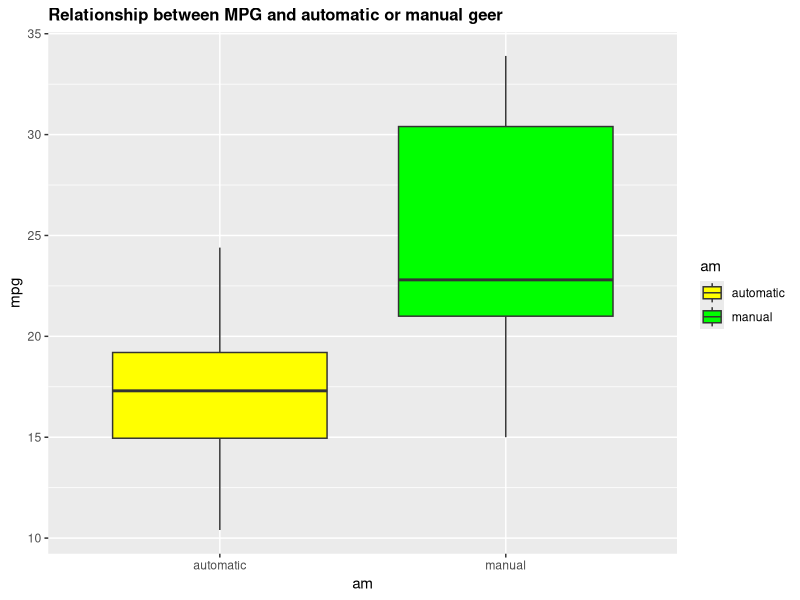

R code for this plot:
## ---- chunk 1
knitr::opts_chunk$set(echo = TRUE)
## ---- chunk 2
library(ggplot2)
library(GGally)
library(dplyr)
library(ggfortify)

data("mtcars")

mtcars_factors <- mtcars
mtcars_factors$am <- as.factor(mtcars_factors$am)
levels(mtcars_factors$am) <- c("automatic", "manual")

mtcars_factors$cyl <- as.factor(mtcars_factors$cyl)
mtcars_factors$gear <- as.factor(mtcars_factors$gear)
mtcars_factors$vs <- as.factor(mtcars_factors$vs)
levels(mtcars_factors$vs) <- c("V", "S")
## ---- chunk 3
# dimensions
dim(mtcars_factors)

# head
head(mtcars_factors)
## ---- chunk 4
g <- ggplot(mtcars_factors, aes(x = am, y = mpg, fill = am))
g + geom_boxplot() +
        scale_fill_manual(name = "am", values = c("yellow", "green")) +
        ggtitle("Relationship between MPG and automatic or manual geer") + 
        theme(plot.title = element_text(face = "bold", size = 12))
